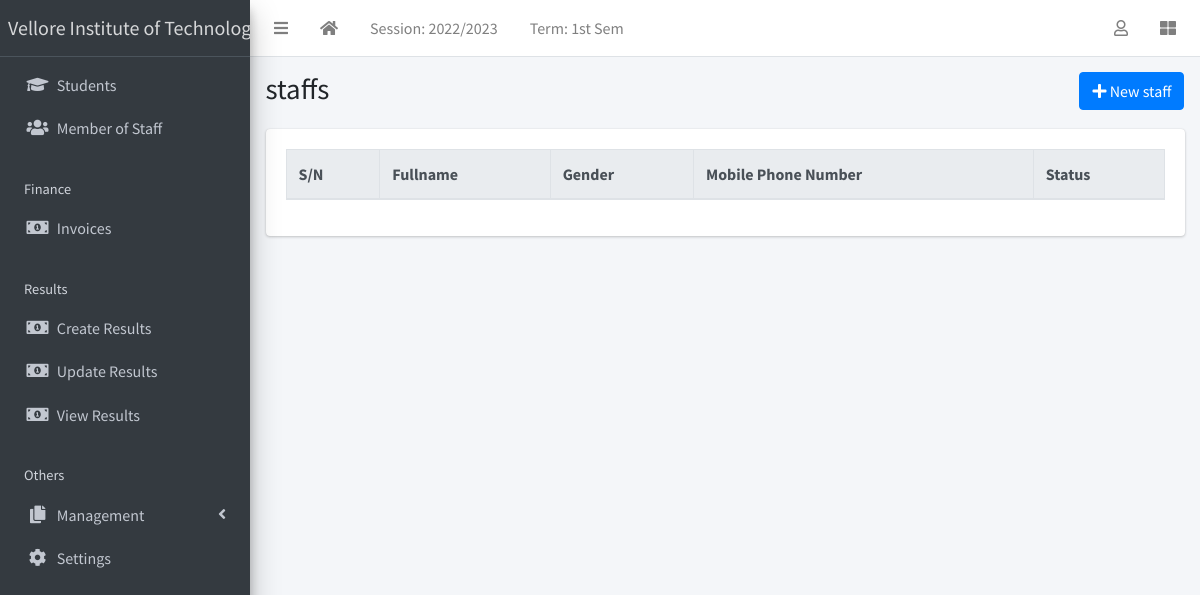
/staff/list/, run on the app's committed database.
### apps/corecode/models.py (models this page shows, shortened)
class AcademicSession(models.Model):
    name = models.CharField(max_length=200, unique=True)
    current = models.BooleanField(default=True)
    class Meta:
        ordering = ["-name"]

class AcademicTerm(models.Model):
    name = models.CharField(max_length=20, unique=True)
    current = models.BooleanField(default=True)
    class Meta:
        ordering = ["name"]

class SiteConfig(models.Model):
    key = models.SlugField()
    value = models.CharField(max_length=200)

### apps/staffs/views.py (the view)
# urls.py: path("list/", StaffListView.as_view(), name="staff-list"),
class StaffListView(ListView):
    model = Staff

### apps/corecode/context_processors.py (called while the page is built)
def site_defaults(request):
    current_session = AcademicSession.objects.get(current=True)
    current_term = AcademicTerm.objects.get(current=True)
    vals = SiteConfig.objects.all()
    contexts = {
        "current_session": current_session.name,
        "current_term": current_term.name,
    }
    for val in vals:
        contexts[val.key] = val.value
    return contexts

### apps/staffs/templates/staffs/staff_list.html (shortened to what this page needs)
{% extends 'base.html' %}
{% block title %}staffs{% endblock title %}
{% block breadcrumb %}
<a class="btn btn-primary" href="{% url 'staff-create' %}"><i
    class="fas fa-plus"></i> New staff</a>
{% endblock breadcrumb %}
{% block content %}
  <table id="stafftable" class="table table-bordered table-hover">
    <thead class="thead-light">
      <tr>
        <th>S/N</th>
        <th>Fullname</th>
        <th>Gender</th>
        <th>Mobile Phone Number</th>
        <th>Status</th>
      </tr>
    </thead>
  </table>
{% endblock content %}

### templates/base.html (shortened to what this page needs)
{% load static %}
<!DOCTYPE html>
<html lang="en">
<head>
  <link rel="stylesheet" href="{% static 'plugins/fontawesome-free/css/all.min.css' %}">
  <link rel="stylesheet" href="{% static 'plugins/toastr/toastr.min.css' %}">
  <link rel="stylesheet"
    href="{% static 'plugins/overlayScrollbars/css/OverlayScrollbars.min.css' %}">
  <link rel="stylesheet" href="{% static 'plugins/Datatables/datatables.min.css' %}" />
  <link rel="stylesheet" href="{% static 'dist/css/adminlte.min.css' %}">
</head>
<body
  class="hold-transition sidebar-mini layout-fixed layout-navbar-fixed layout-footer-fixed">
  <div class="wrapper">
    <nav class="main-header navbar navbar-expand navbar-white navbar-light">
      <ul class="navbar-nav">
        <li class="nav-item">
          <a class="nav-link" data-widget="pushmenu" href="#" role="button"><i
              class="fas fa-bars"></i></a>
        </li>
        <li class="nav-item d-none d-sm-inline-block">
          <a href="{% url 'home' %} " class="nav-link"><i class="fa fa-home"></i></a>
        </li>
        <li class="nav-item d-none d-sm-inline-block">
          <a href="{% url 'current-session' %}" class="nav-link">Session: {{ current_session }}</a>
        </li>
        <li class="nav-item d-none d-sm-inline-block">
          <a href="{% url 'current-session' %}" class="nav-link">Term: {{ current_term }}</a>
        </li>
      </ul>
      <ul class="navbar-nav ml-auto">
        <li class="nav-item dropdown">
          <a class="nav-link" data-toggle="dropdown" href="#">
            <i class="far fa-user"></i>
          </a>
        </li>
        <li class="nav-item">
          <a class="nav-link" data-widget="control-sidebar" data-slide="true"
            href="#" role="button"><i class="fas fa-th-large"></i></a>
        </li>
      </ul>
    </nav>
    <aside class="main-sidebar sidebar-dark-primary elevation-4">
      <a href="{% url 'home' %}" class="brand-link">{{ school_name | default:"MySchool" }}</a>
      <div class="sidebar">
        <nav class="mt-2">
          <ul class="nav nav-pills nav-sidebar flex-column"
            data-widget="treeview" role="menu" data-accordion="false">
            <li class="nav-item">
              <a href="{% url 'student-list' %}" class="nav-link">
                <i class="nav-icon fas fa-graduation-cap"></i>
                <p>
                  Students
                </p>
              </a>
            </li>
            <li class="nav-item">
              <a href="{% url 'staff-list' %}" class="nav-link">
                <i class="nav-icon fas fa-users"></i>
                <p>
                  Member of Staff
                </p>
              </a>
            </li>
            <li class="nav-header">Finance</li>
            <li class="nav-item">
              <a href="{% url 'invoice-list' %}" class="nav-link">
                <i class="nav-icon fas fa-money-bill-alt"></i>
                <p>
                  Invoices
                </p>
              </a>
            </li>
            <li class="nav-header">Results</li>
            <li class="nav-item">
              <a href="{% url 'create-result' %}" class="nav-link">
                <i class="nav-icon fas fa-money-bill-alt"></i>
                <p>
                  Create Results
                </p>
              </a>
            </li>
            <li class="nav-item">
              <a href="{% url 'edit-results' %}" class="nav-link">
                <i class="nav-icon fas fa-money-bill-alt"></i>
                <p>
                  Update Results
                </p>
              </a>
            </li>
            <li class="nav-item">
              <a href="{% url 'view-results' %}" class="nav-link">
                <i class="nav-icon fas fa-money-bill-alt"></i>
                <p>
                  View Results
                </p>
              </a>
            </li>
            <li class="nav-header">Others</li>
            <li class="nav-item has-treeview">
              <a href="#" class="nav-link">
                <i class="nav-icon fas fa-copy"></i>
                <p>
                  Management
                  <i class="fas fa-angle-left right"></i>
                </p>
              </a>
            </li>
            <li class="nav-item">
              <a href="{% url 'configs' %}" class="nav-link">
                <i class="nav-icon fas fa-cog"></i>
                <p>
                  Settings
                </p>
              </a>
            </li>
          </ul>
        </nav>
      </div>
    </aside>
    <div class="content-wrapper">
      <section class="content-header">
        <div class="container-fluid">
          <div class="row mb-1">
            <div class="col-sm-8">
              <h1>{% block title %}{% endblock title %}</h1>
            </div>
            <div class="col-sm-4">
              <ol class="breadcrumb float-sm-right">
                <li class="breadcrumb-item">{% block breadcrumb %}{% endblock breadcrumb %}</li>
              </ol>
            </div>
          </div>
        </div>
      </section>
      <section class="content">
        <div class="container-fluid">
          <div class="row">
            <div class="col-md-12">
              {% block fullcard %}
              <div class="card">
                <div class="card-body">
                  <div class="row">
                    <div class="col">
                      {% block content %}
                      {% endblock content %}
                    </div>
                  </div>
                </div>
              </div>
              {% endblock fullcard %}
            </div>
          </div>
        </div>
      </section>
    </div>
  </div>
</body>
</html>

### data on the page
AcademicSession: name "2022/2023"
AcademicTerm: name "1st Sem"
SiteConfig: value "Vellore Institute of…"
